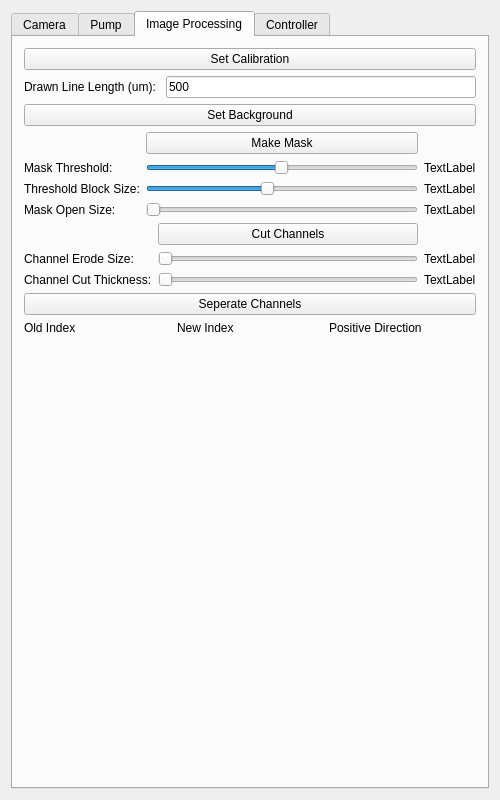
<?xml version="1.0" encoding="UTF-8"?>
<ui version="4.0">
 <class>Setup</class>
 <widget class="QWidget" name="Setup">
  <property name="geometry">
   <rect>
    <x>0</x>
    <y>0</y>
    <width>500</width>
    <height>800</height>
   </rect>
  </property>
  <property name="minimumSize">
   <size>
    <width>350</width>
    <height>400</height>
   </size>
  </property>
  <property name="windowTitle">
   <string>Setup</string>
  </property>
  <layout class="QGridLayout" name="gridLayout">
   <item row="0" column="1">
    <widget class="QTabWidget" name="tabWidget">
     <property name="currentIndex">
      <number>2</number>
     </property>
     <widget class="QWidget" name="cameraTab">
      <attribute name="title">
       <string>Camera</string>
      </attribute>
      <layout class="QGridLayout" name="gridLayout_3">
       <item row="0" column="0">
        <layout class="QVBoxLayout" name="verticalLayout_2">
         <item>
          <widget class="QTreeWidget" name="cameraTree">
           <column>
            <property name="text">
             <string notr="true">1</string>
            </property>
           </column>
          </widget>
         </item>
         <item>
          <layout class="QHBoxLayout" name="horizontalLayout_2">
           <item>
            <widget class="QPushButton" name="connectCameraButton">
             <property name="text">
              <string>Connect</string>
             </property>
             <property name="checkable">
              <bool>true</bool>
             </property>
            </widget>
           </item>
           <item>
            <widget class="QPushButton" name="setCameraButton">
             <property name="text">
              <string>Set Camera</string>
             </property>
            </widget>
           </item>
           <item>
            <spacer name="horizontalSpacer_2">
             <property name="orientation">
              <enum>Qt::Horizontal</enum>
             </property>
             <property name="sizeHint" stdset="0">
              <size>
               <width>40</width>
               <height>20</height>
              </size>
             </property>
            </spacer>
           </item>
           <item>
            <widget class="QPushButton" name="cameraButton">
             <property name="text">
              <string>On</string>
             </property>
             <property name="checkable">
              <bool>true</bool>
             </property>
            </widget>
           </item>
           <item>
            <widget class="QPushButton" name="getCameraButton">
             <property name="text">
              <string>Get Camera</string>
             </property>
            </widget>
           </item>
          </layout>
         </item>
        </layout>
       </item>
      </layout>
     </widget>
     <widget class="QWidget" name="pumpTab">
      <attribute name="title">
       <string>Pump</string>
      </attribute>
      <layout class="QGridLayout" name="gridLayout_2">
       <item row="0" column="0">
        <layout class="QVBoxLayout" name="verticalLayout">
         <item>
          <widget class="QTreeWidget" name="pumpTree">
           <column>
            <property name="text">
             <string notr="true">1</string>
            </property>
           </column>
          </widget>
         </item>
         <item>
          <layout class="QHBoxLayout" name="horizontalLayout">
           <item>
            <widget class="QPushButton" name="addPumpButton">
             <property name="text">
              <string>Add Pump</string>
             </property>
            </widget>
           </item>
           <item>
            <widget class="QPushButton" name="clearPumpButton">
             <property name="text">
              <string>Clear All</string>
             </property>
            </widget>
           </item>
           <item>
            <spacer name="horizontalSpacer">
             <property name="orientation">
              <enum>Qt::Horizontal</enum>
             </property>
             <property name="sizeHint" stdset="0">
              <size>
               <width>40</width>
               <height>20</height>
              </size>
             </property>
            </spacer>
           </item>
           <item>
            <widget class="QPushButton" name="getPumpButton">
             <property name="enabled">
              <bool>false</bool>
             </property>
             <property name="text">
              <string>Get Pump</string>
             </property>
            </widget>
           </item>
           <item>
            <widget class="QPushButton" name="setPumpButton">
             <property name="text">
              <string>Set Pump</string>
             </property>
            </widget>
           </item>
          </layout>
         </item>
        </layout>
       </item>
      </layout>
     </widget>
     <widget class="QWidget" name="imgprocTab">
      <attribute name="title">
       <string>Image Processing</string>
      </attribute>
      <layout class="QGridLayout" name="gridLayout_9">
       <item row="0" column="0">
        <layout class="QVBoxLayout" name="verticalLayout_4">
         <item>
          <layout class="QGridLayout" name="gridLayout_8">
           <item row="1" column="0">
            <widget class="QLabel" name="label_2">
             <property name="text">
              <string>Drawn Line Length (um): </string>
             </property>
            </widget>
           </item>
           <item row="1" column="1">
            <widget class="QLineEdit" name="calibLengthEdit">
             <property name="text">
              <string>500</string>
             </property>
            </widget>
           </item>
           <item row="0" column="0" colspan="2">
            <widget class="QPushButton" name="calibButton">
             <property name="text">
              <string>Set Calibration</string>
             </property>
             <property name="checkable">
              <bool>false</bool>
             </property>
            </widget>
           </item>
          </layout>
         </item>
         <item>
          <layout class="QVBoxLayout" name="verticalLayout_3">
           <item>
            <widget class="QPushButton" name="bkgdButton">
             <property name="text">
              <string>Set Background</string>
             </property>
             <property name="checkable">
              <bool>false</bool>
             </property>
            </widget>
           </item>
          </layout>
         </item>
         <item>
          <layout class="QGridLayout" name="gridLayout_5">
           <item row="2" column="1">
            <widget class="QSlider" name="blockSlider">
             <property name="minimum">
              <number>1</number>
             </property>
             <property name="maximum">
              <number>10</number>
             </property>
             <property name="pageStep">
              <number>1</number>
             </property>
             <property name="value">
              <number>5</number>
             </property>
             <property name="sliderPosition">
              <number>5</number>
             </property>
             <property name="orientation">
              <enum>Qt::Horizontal</enum>
             </property>
            </widget>
           </item>
           <item row="2" column="2">
            <widget class="QLabel" name="blockLabel">
             <property name="text">
              <string>TextLabel</string>
             </property>
            </widget>
           </item>
           <item row="3" column="2">
            <widget class="QLabel" name="openSizeLabel">
             <property name="text">
              <string>TextLabel</string>
             </property>
            </widget>
           </item>
           <item row="1" column="1">
            <widget class="QSlider" name="thresholdSlider">
             <property name="maximum">
              <number>255</number>
             </property>
             <property name="pageStep">
              <number>1</number>
             </property>
             <property name="value">
              <number>127</number>
             </property>
             <property name="orientation">
              <enum>Qt::Horizontal</enum>
             </property>
            </widget>
           </item>
           <item row="3" column="0">
            <widget class="QLabel" name="label_14">
             <property name="text">
              <string>Mask Open Size:</string>
             </property>
            </widget>
           </item>
           <item row="0" column="1">
            <widget class="QPushButton" name="maskButton">
             <property name="text">
              <string>Make Mask</string>
             </property>
             <property name="checkable">
              <bool>true</bool>
             </property>
            </widget>
           </item>
           <item row="3" column="1">
            <widget class="QSlider" name="openSizeSlider">
             <property name="maximum">
              <number>10</number>
             </property>
             <property name="pageStep">
              <number>1</number>
             </property>
             <property name="value">
              <number>0</number>
             </property>
             <property name="sliderPosition">
              <number>0</number>
             </property>
             <property name="orientation">
              <enum>Qt::Horizontal</enum>
             </property>
            </widget>
           </item>
           <item row="1" column="0">
            <widget class="QLabel" name="label_8">
             <property name="text">
              <string>Mask Threshold:</string>
             </property>
            </widget>
           </item>
           <item row="1" column="2">
            <widget class="QLabel" name="thresholdLabel">
             <property name="text">
              <string>TextLabel</string>
             </property>
            </widget>
           </item>
           <item row="2" column="0">
            <widget class="QLabel" name="label_10">
             <property name="text">
              <string>Threshold Block Size:</string>
             </property>
            </widget>
           </item>
          </layout>
         </item>
         <item>
          <layout class="QGridLayout" name="gridLayout_6">
           <item row="1" column="2">
            <widget class="QLabel" name="erodeSizeLabel">
             <property name="text">
              <string>TextLabel</string>
             </property>
            </widget>
           </item>
           <item row="1" column="1">
            <widget class="QSlider" name="erodeSizeSlider">
             <property name="maximum">
              <number>20</number>
             </property>
             <property name="pageStep">
              <number>1</number>
             </property>
             <property name="orientation">
              <enum>Qt::Horizontal</enum>
             </property>
            </widget>
           </item>
           <item row="1" column="0">
            <widget class="QLabel" name="label_13">
             <property name="text">
              <string>Channel Erode Size:</string>
             </property>
            </widget>
           </item>
           <item row="2" column="1">
            <widget class="QSlider" name="cutThicknessSlider">
             <property name="minimum">
              <number>1</number>
             </property>
             <property name="maximum">
              <number>10</number>
             </property>
             <property name="pageStep">
              <number>1</number>
             </property>
             <property name="orientation">
              <enum>Qt::Horizontal</enum>
             </property>
            </widget>
           </item>
           <item row="2" column="2">
            <widget class="QLabel" name="cutThicknessLabel">
             <property name="text">
              <string>TextLabel</string>
             </property>
            </widget>
           </item>
           <item row="0" column="1">
            <widget class="QPushButton" name="channelButton">
             <property name="text">
              <string>Cut Channels</string>
             </property>
             <property name="checkable">
              <bool>true</bool>
             </property>
            </widget>
           </item>
           <item row="2" column="0">
            <widget class="QLabel" name="label_16">
             <property name="text">
              <string>Channel Cut Thickness:</string>
             </property>
            </widget>
           </item>
          </layout>
         </item>
         <item>
          <layout class="QVBoxLayout" name="sepSortLayout">
           <item>
            <widget class="QPushButton" name="sepSortButton">
             <property name="text">
              <string>Seperate Channels</string>
             </property>
             <property name="checkable">
              <bool>true</bool>
             </property>
            </widget>
           </item>
           <item>
            <layout class="QHBoxLayout" name="horizontalLayout_3">
             <item>
              <widget class="QLabel" name="label_9">
               <property name="text">
                <string>Old Index</string>
               </property>
              </widget>
             </item>
             <item>
              <widget class="QLabel" name="label_11">
               <property name="text">
                <string>New Index</string>
               </property>
              </widget>
             </item>
             <item>
              <widget class="QLabel" name="label_4">
               <property name="text">
                <string>Positive Direction</string>
               </property>
              </widget>
             </item>
            </layout>
           </item>
           <item>
            <spacer name="verticalSpacer_3">
             <property name="orientation">
              <enum>Qt::Vertical</enum>
             </property>
             <property name="sizeType">
              <enum>QSizePolicy::Expanding</enum>
             </property>
             <property name="sizeHint" stdset="0">
              <size>
               <width>0</width>
               <height>0</height>
              </size>
             </property>
            </spacer>
           </item>
          </layout>
         </item>
        </layout>
       </item>
      </layout>
     </widget>
     <widget class="QWidget" name="ctrlTab">
      <attribute name="title">
       <string>Controller</string>
      </attribute>
      <layout class="QGridLayout" name="gridLayout_10">
       <item row="0" column="0">
        <layout class="QVBoxLayout" name="verticalLayout_5">
         <item>
          <layout class="QGridLayout" name="gridLayout_4">
           <item row="1" column="0">
            <widget class="QLabel" name="label_7">
             <property name="text">
              <string>Number of Plant Inputs (inlets):</string>
             </property>
            </widget>
           </item>
           <item row="1" column="1">
            <widget class="QLabel" name="numInLabel">
             <property name="text">
              <string>0</string>
             </property>
            </widget>
           </item>
           <item row="2" column="0">
            <widget class="QLabel" name="label">
             <property name="text">
              <string>Number of Plant Outputs (channels):</string>
             </property>
            </widget>
           </item>
           <item row="2" column="1">
            <widget class="QLabel" name="numOutLabel">
             <property name="text">
              <string>0</string>
             </property>
            </widget>
           </item>
           <item row="4" column="0">
            <widget class="QLabel" name="label_5">
             <property name="text">
              <string>Number of Controllers:</string>
             </property>
            </widget>
           </item>
           <item row="4" column="1">
            <widget class="QLabel" name="numCtrlLabel">
             <property name="text">
              <string>0</string>
             </property>
            </widget>
           </item>
           <item row="7" column="1">
            <widget class="QPushButton" name="loadCtrlButton">
             <property name="text">
              <string>Load Controllers</string>
             </property>
            </widget>
           </item>
           <item row="0" column="0">
            <widget class="QLabel" name="label_3">
             <property name="text">
              <string>Number of Plant States:</string>
             </property>
            </widget>
           </item>
           <item row="0" column="1">
            <widget class="QLabel" name="numStateLabel">
             <property name="text">
              <string>0</string>
             </property>
            </widget>
           </item>
           <item row="5" column="0">
            <widget class="QLabel" name="label_6">
             <property name="text">
              <string>Controller Designed Sample Period:</string>
             </property>
            </widget>
           </item>
           <item row="5" column="1">
            <widget class="QLabel" name="ctrlTsLabel">
             <property name="text">
              <string>0</string>
             </property>
            </widget>
           </item>
          </layout>
         </item>
         <item>
          <spacer name="verticalSpacer">
           <property name="orientation">
            <enum>Qt::Vertical</enum>
           </property>
           <property name="sizeHint" stdset="0">
            <size>
             <width>20</width>
             <height>40</height>
            </size>
           </property>
          </spacer>
         </item>
         <item>
          <layout class="QGridLayout" name="gridLayout_7">
           <item row="0" column="0">
            <widget class="QLineEdit" name="timerIntervalEdit">
             <property name="text">
              <string>100</string>
             </property>
            </widget>
           </item>
           <item row="0" column="1">
            <widget class="QPushButton" name="timerIntervalButton">
             <property name="text">
              <string>Change uEVA Timer Interval (Sampling Period [ms])</string>
             </property>
            </widget>
           </item>
          </layout>
         </item>
        </layout>
       </item>
      </layout>
     </widget>
    </widget>
   </item>
  </layout>
 </widget>
 <layoutdefault spacing="6" margin="11"/>
 <resources/>
 <connections/>
</ui>
